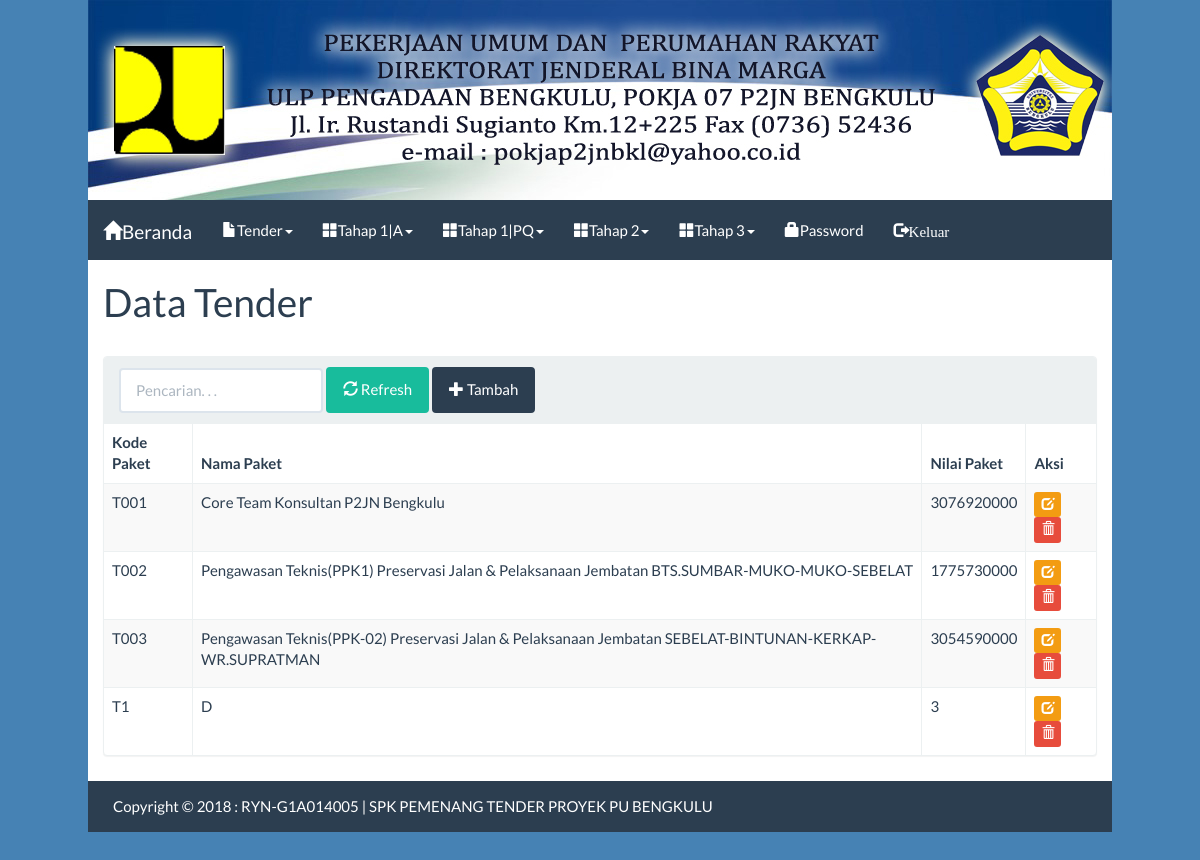
The page /index.php?m=tender (signed in) on the database its author committed.
### tables this page shows
CREATE TABLE IF NOT EXISTS `tb_tender` (
  `kode_paket` varchar(16) NOT NULL,
  `nama_paket` varchar(255) DEFAULT NULL,
  `nilai_paket` double DEFAULT NULL
);

### config.php (called while the page is built, shortened)
<?php
    $config["server"]='localhost';
    $config["username"]='root';
    $config["password"]='iamroot4521';
    $config["database_name"]='proj_spk_mfep';
    include'includes/ez_sql_core.php';
    include'includes/ez_sql_mysqli.php';
    $db = new ezSQL_mysqli($config['username'], $config['password'], $config['database_name'], $config['server']);
    include'includes/general.php';
    $mod = $_GET['m'];
?>

### includes/ez_sql_core.php (called while the page is built, shortened)
<?php
	class ezSQLcore
	{
		var $timers           = array();
		function get_host_port( $host, $default = false )
		{
			$port = $default;
			return array( $host, $port );
		}
		function flush()
		{
			$this->last_result = array();
		}
		function get_results($query=null, $output = OBJECT)
		{
			if ( $query )
			{
				$this->query($query);
			}
			if ( $output == OBJECT )
			{
				return $this->last_result;
			}
		}
		function timer_get_cur()
		{
			list($usec, $sec) = explode(" ",microtime());
			return ((float)$usec + (float)$sec);
		}
		function timer_start($timer_name)
		{
			$this->timers[$timer_name] = $this->timer_get_cur();
		}
		function timer_elapsed($timer_name)
		{
			return round($this->timer_get_cur() - $this->timers[$timer_name],2);
		}
	}

### includes/general.php (called while the page is built, shortened)
<?php
function esc_field($str){
    if (!get_magic_quotes_gpc())
        return addslashes($str);
    else
        return $str;
}

### includes/ez_sql_mysqli.php (called while the page is built, shortened)
<?php
	$ezsql_mysqli_str = array
	(
		1 => 'Require $dbuser and $dbpassword to connect to a database server',
		2 => 'Error establishing mySQLi database connection. Correct user/password? Correct hostname? Database server running?',
		3 => 'Require $dbname to select a database',
		4 => 'mySQLi database connection is not active',
		5 => 'Unexpected error while trying to select database'
	);
	class ezSQL_mysqli extends ezSQLcore
	{
		function connect($dbuser='', $dbpassword='', $dbhost='localhost', $dbport=false)
		{
			global $ezsql_mysqli_str; $return_val = false;
			if ( ! $dbuser )
			{
				$this->register_error($ezsql_mysqli_str[1].' in '.__FILE__.' on line '.__LINE__);
				$this->show_errors ? trigger_error($ezsql_mysqli_str[1],E_USER_WARNING) : null;
			}
			else
			{
				$this->dbh = new mysqli($dbhost,$dbuser,$dbpassword, '', $dbport);
				if( $this->dbh->connect_errno )
				{
					$this->register_error($ezsql_mysqli_str[2].' in '.__FILE__.' on line '.__LINE__);
					$this->show_errors ? trigger_error($ezsql_mysqli_str[2],E_USER_WARNING) : null;
				}
				else
				{
					$return_val = true;
				}
			}
			return $return_val;
		}
		function query($query)
		{
			$return_val = 0;
			$query = trim($query);
			$this->result = @$this->dbh->query($query);
			if ( preg_match("/^(insert|delete|update|replace|truncate|drop|create|alter|begin|commit|rollback|set|lock|unlock|call)/i",$query) )
			{
				$is_insert = true;
				$this->rows_affected = @$this->dbh->affected_rows;
				if ( preg_match("/^(insert|replace)\s+/i",$query) )
				{
					$this->insert_id = @$this->dbh->insert_id;
				}
				$return_val = $this->rows_affected;
			}
			else
			{
				$is_insert = false;
				$i=0;
				$num_rows=0;
				while ( $row = @$this->result->fetch_object() )
				{
					$num_rows++;
				}
				$this->num_rows = $num_rows;
				$return_val = $this->num_rows;
			}
			return $return_val;
		}
	}

### tender.php (the view, shortened to what this page needs)
<div class="page-header">
    <h1>Data Tender</h1>
</div>
<div class="panel panel-default">
    <div class="panel-heading">
        <form class="form-inline">
            <div class="form-group">
                <input class="form-control" type="text" placeholder="Pencarian. . ." name="q" value="<?=$_GET['q']?>" />
            </div>
            <div class="form-group">
                <button class="btn btn-success"><span class="glyphicon glyphicon-refresh"></span> Refresh</a>
            </div>
            <div class="form-group">
                <a class="btn btn-primary" href="?m=tender_tambah"><span class="glyphicon glyphicon-plus"></span> Tambah</a>
            </div>
        </form>
    </div>
    <table class="table table-bordered table-hover table-striped">
    <thead>
        <tr>
            <th>Kode Paket</th>
            <th>Nama Paket</th>
            <th>Nilai Paket</th>
            <th>Aksi</th>
        </tr>
    </thead>
    <?php
    $q = esc_field($_GET['q']);
    $rows = $db->get_results("SELECT * FROM tb_tender WHERE nama_paket LIKE '%$q%' ORDER BY kode_paket");
    foreach($rows as $row):?>
    <tr>
        <td><?=$row->kode_paket ?></td>
        <td><?=$row->nama_paket?></td>
        <td><?=$row->nilai_paket?></td>
        <td>
            <a class="btn btn-xs btn-warning" href="?m=tender_ubah&ID=<?=$row->kode_paket?>"><span class="glyphicon glyphicon-edit"></span></a>
            <a class="btn btn-xs btn-danger" href="aksi.php?act=tender_hapus&ID=<?=$row->kode_paket?>" onclick="return confirm('Hapus data?')"><span class="glyphicon glyphicon-trash"></span></a>
        </td>
    </tr>
    <?php endforeach;
    ?>
    </table>
</div>

### index.php (shortened to what this page needs)
<?php
include'functions.php';
?>
<!DOCTYPE html>
<html lang="en">
  <head>
    <link href="assets/css/flatly-bootstrap.min.css" rel="stylesheet"/>
    <link href="assets/css/general.css" rel="stylesheet"/>
  </head>
  <body style="background: #4682B4;">
<div style="max-width: 1024px; margin: 0 auto; background: white;">
    <img src="assets/images/header3.jpg" style="width: 100%;" />
    <nav class="navbar navbar-default navbar-static-top">
      <div class="container-fluid">
        <div class="navbar-header">
         <a class="navbar-brand"  href="?"><span class="glyphicon glyphicon-home"></span>Beranda</a>
        </div>
        <div id="navbar" class="navbar-collapse collapse">
          <ul class="nav navbar-nav">
            <?php if($_SESSION['login']):?>
            <li class="dropdown">
                <a href="?m=tender" class="dropdown-toggle" data-toggle="dropdown" role="button" aria-expanded="false"><span class="glyphicon glyphicon-file"></span>Tender<span class="caret"></span></a>
            </li>
            <li class="dropdown">
                <a href="?m=kriteria" class="dropdown-toggle" data-toggle="dropdown" role="button" aria-expanded="false"><span class="glyphicon glyphicon-th-large"></span>Tahap 1|A<span class="caret"></span></a>
            </li>
            <li class="dropdown">
                <a href="?m=kriteria1" class="dropdown-toggle" data-toggle="dropdown" role="button" aria-expanded="false"><span class="glyphicon glyphicon-th-large"></span>Tahap 1|PQ<span class="caret"></span></a>
            </li>
            <li class="dropdown">
                <a href="?m=kriteria" class="dropdown-toggle" data-toggle="dropdown" role="button" aria-expanded="false"><span class="glyphicon glyphicon-th-large"></span>Tahap 2<span class="caret"></span></a>
            </li>
            <li class="dropdown">
                <a href="?m=kriteria" class="dropdown-toggle" data-toggle="dropdown" role="button" aria-expanded="false"><span class="glyphicon glyphicon-th-large"></span>Tahap 3<span class="caret"></span></a>
            </li>
            <li><a href="?m=password"><span class="glyphicon glyphicon-lock"></span>Password</a></li>
            <li><a href="aksi.php?act=logout"><span class="glyphicon glyphicon-log-out">Keluar</span></a></li>
            <?php else:?>
            <li><a href="?m=hitung"><span class="glyphicon glyphicon-calendar"></span> Perhitungan</a></li>
            <li><a href="?m=login"><span class="glyphicon glyphicon-log-in"></span> Login</a></li>
            <?php endif?>
          </ul>
        </div>
    </nav>
    <div class="container-fluid" style="min-height: 500px;">
    <?php
        if(file_exists($mod.'.php'))
            include $mod.'.php';
        else
            include 'home.php';
    ?>
    </div>
    <footer class="bg-primary">
      <div class="container-fluid">
        <p style="padding: 15px 10px; margin: 0;">Copyright  &copy; <?=date('Y')?> : RYN-G1A014005 | SPK PEMENANG TENDER PROYEK PU BENGKULU</p>
      </div>
    </footer>
</div>
</body>
</html>

### assets/css/general.css (style rules this page uses)
html { position: relative; min-height: 100%; }
body { margin-bottom: 70px; }
.page-header { margin-top: 0; padding-bottom: 0; }
.page-header h1 { margin-top: 0; }

### rows shown on the page
tb_tender: kode_paket "T001", nama_paket "Core Team Konsultan P2JN Bengkulu", nilai_paket "3076920000"
tb_tender: kode_paket "T002", nama_paket "Pengawasan Teknis(PPK1) Preservasi Jalan & Pelaksanaan Jembatan BTS.SUMBAR-MUKO-MUKO-SEBELAT", nilai_paket "1775730000"
tb_tender: kode_paket "T003", nama_paket "Pengawasan Teknis(PPK-02) Preservasi Jalan & Pelaksanaan Jembatan SEBELAT-BINTUNAN-KERKAP-WR.SUPRATMAN", nilai_paket "3054590000"
tb_tender: kode_paket "T1", nama_paket "D", nilai_paket "3"
